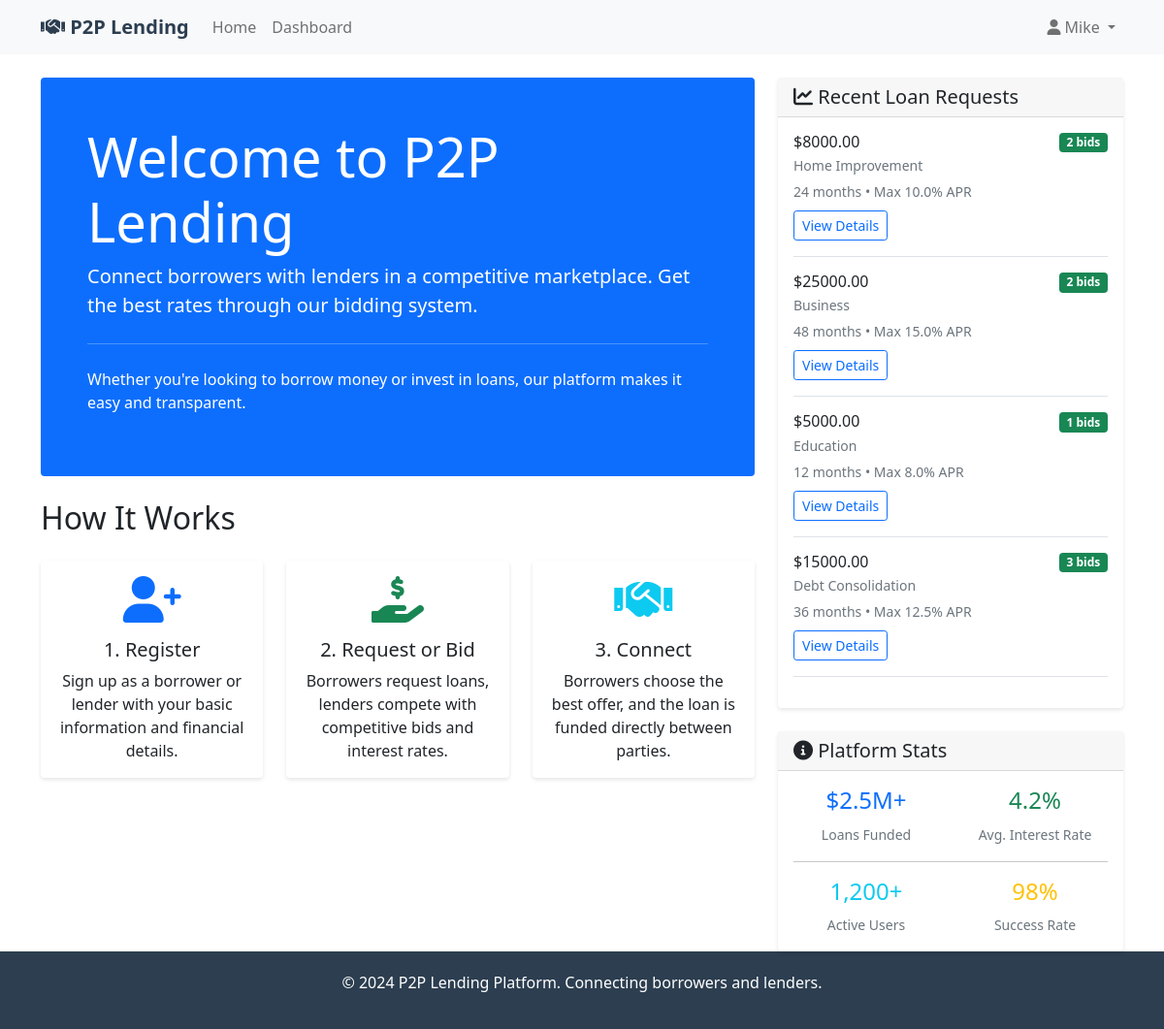
The app's page / (signed in) with its own data.
### app.py (models this page shows)
class User(UserMixin, db.Model):
    id = db.Column(db.Integer, primary_key=True)
    email = db.Column(db.String(120), unique=True, nullable=False)
    password_hash = db.Column(db.String(120), nullable=False)
    first_name = db.Column(db.String(50), nullable=False)
    last_name = db.Column(db.String(50), nullable=False)
    phone = db.Column(db.String(20))
    user_type = db.Column(db.String(20), nullable=False)  # 'borrower' or 'lender'
    credit_score = db.Column(db.Integer)
    annual_income = db.Column(db.Float)
    created_at = db.Column(db.DateTime, default=datetime.utcnow)
    loan_requests = db.relationship('LoanRequest', backref='borrower', lazy=True)
    bids = db.relationship('Bid', backref='lender', lazy=True)

class LoanRequest(db.Model):
    id = db.Column(db.Integer, primary_key=True)
    borrower_id = db.Column(db.Integer, db.ForeignKey('user.id'), nullable=False)
    amount = db.Column(db.Float, nullable=False)
    purpose = db.Column(db.String(200), nullable=False)
    term_months = db.Column(db.Integer, nullable=False)
    max_interest_rate = db.Column(db.Float, nullable=False)
    description = db.Column(db.Text)
    status = db.Column(db.String(20), default='open')  # 'open', 'funded', 'closed'
    created_at = db.Column(db.DateTime, default=datetime.utcnow)
    expires_at = db.Column(db.DateTime)
    bids = db.relationship('Bid', backref='loan_request', lazy=True, cascade='all, delete-orphan')

### app.py (the view)
@app.route('/')
def index():
    recent_loans = LoanRequest.query.filter_by(status='open').order_by(LoanRequest.created_at.desc()).limit(5).all()
    return render_template('index.html', recent_loans=recent_loans)

### app.py (called while the page is built)
@login_manager.user_loader
def load_user(user_id):
    return User.query.get(int(user_id))

### templates/index.html (shortened to what this page needs)
{% extends "base.html" %}
{% block content %}
<div class="row">
    <div class="col-lg-8">
        <div class="jumbotron bg-primary text-white p-5 rounded mb-4">
            <h1 class="display-4">Welcome to P2P Lending</h1>
            <p class="lead">Connect borrowers with lenders in a competitive marketplace. Get the best rates through our bidding system.</p>
            <hr class="my-4">
            <p>Whether you're looking to borrow money or invest in loans, our platform makes it easy and transparent.</p>
        </div>
        <h2 class="mb-4">How It Works</h2>
        <div class="row">
            <div class="col-md-4 mb-4">
                <div class="card h-100">
                    <div class="card-body text-center">
                        <i class="fas fa-user-plus fa-3x text-primary mb-3"></i>
                        <h5 class="card-title">1. Register</h5>
                        <p class="card-text">Sign up as a borrower or lender with your basic information and financial details.</p>
                    </div>
                </div>
            </div>
            <div class="col-md-4 mb-4">
                <div class="card h-100">
                    <div class="card-body text-center">
                        <i class="fas fa-hand-holding-usd fa-3x text-success mb-3"></i>
                        <h5 class="card-title">2. Request or Bid</h5>
                        <p class="card-text">Borrowers request loans, lenders compete with competitive bids and interest rates.</p>
                    </div>
                </div>
            </div>
            <div class="col-md-4 mb-4">
                <div class="card h-100">
                    <div class="card-body text-center">
                        <i class="fas fa-handshake fa-3x text-info mb-3"></i>
                        <h5 class="card-title">3. Connect</h5>
                        <p class="card-text">Borrowers choose the best offer, and the loan is funded directly between parties.</p>
                    </div>
                </div>
            </div>
        </div>
    </div>
    <div class="col-lg-4">
        <div class="card">
            <div class="card-header">
                <h5 class="mb-0"><i class="fas fa-chart-line"></i> Recent Loan Requests</h5>
            </div>
            <div class="card-body">
                {% if recent_loans %}
                    {% for loan in recent_loans %}
                    <div class="border-bottom pb-3 mb-3">
                        <div class="d-flex justify-content-between align-items-start">
                            <div>
                                <h6 class="mb-1">${{ "%.2f"|format(loan.amount) }}</h6>
                                <p class="mb-1 text-muted small">{{ loan.purpose }}</p>
                                <small class="text-muted">
                                    {{ loan.term_months }} months • Max {{ loan.max_interest_rate }}% APR
                                </small>
                            </div>
                            <span class="badge bg-success">{{ loan.bids|length }} bids</span>
                        </div>
                        <div class="mt-2">
                            <a href="{{ url_for('loan_details', loan_id=loan.id) }}" class="btn btn-sm btn-outline-primary">
                                View Details
                            </a>
                        </div>
                    </div>
                    {% endfor %}
                {% else %}
                    <p class="text-muted">No recent loan requests.</p>
                {% endif %}
            </div>
        </div>
        <div class="card mt-4">
            <div class="card-header">
                <h5 class="mb-0"><i class="fas fa-info-circle"></i> Platform Stats</h5>
            </div>
            <div class="card-body">
                <div class="row text-center">
                    <div class="col-6">
                        <h4 class="text-primary">$2.5M+</h4>
                        <small class="text-muted">Loans Funded</small>
                    </div>
                    <div class="col-6">
                        <h4 class="text-success">4.2%</h4>
                        <small class="text-muted">Avg. Interest Rate</small>
                    </div>
                </div>
                <hr>
                <div class="row text-center">
                    <div class="col-6">
                        <h4 class="text-info">1,200+</h4>
                        <small class="text-muted">Active Users</small>
                    </div>
                    <div class="col-6">
                        <h4 class="text-warning">98%</h4>
                        <small class="text-muted">Success Rate</small>
                    </div>
                </div>
            </div>
        </div>
    </div>
</div>
{% endblock %}

### templates/base.html (shortened to what this page needs)
<!DOCTYPE html>
<html lang="en">
<head>
    <link href="https://cdn.jsdelivr.net/npm/bootstrap@5.1.3/dist/css/bootstrap.min.css" rel="stylesheet">
    <link href="https://cdnjs.cloudflare.com/ajax/libs/font-awesome/6.0.0/css/all.min.css" rel="stylesheet">
</head>
<body>
    <nav class="navbar navbar-expand-lg navbar-light bg-light">
        <div class="container">
            <a class="navbar-brand" href="{{ url_for('index') }}">
                <i class="fas fa-handshake"></i> P2P Lending
            </a>
            <div class="collapse navbar-collapse" id="navbarNav">
                <ul class="navbar-nav me-auto">
                    <li class="nav-item">
                        <a class="nav-link" href="{{ url_for('index') }}">Home</a>
                    </li>
                    {% if current_user.is_authenticated %}
                    <li class="nav-item">
                        <a class="nav-link" href="{{ url_for('dashboard') }}">Dashboard</a>
                    </li>
                    {% endif %}
                </ul>
                <ul class="navbar-nav">
                    {% if current_user.is_authenticated %}
                    <li class="nav-item dropdown">
                        <a class="nav-link dropdown-toggle" href="#" id="navbarDropdown" role="button" data-bs-toggle="dropdown">
                            <i class="fas fa-user"></i> {{ current_user.first_name }}
                        </a>
                    </li>
                    {% endif %}
                </ul>
            </div>
        </div>
    </nav>
    <main class="container mt-4">
        {% block content %}{% endblock %}
    </main>
    <footer class="footer mt-auto">
        <div class="container text-center">
            <p>&copy; 2024 P2P Lending Platform. Connecting borrowers and lenders.</p>
        </div>
    </footer>
</body>
</html>

### templates/base.html (style rules this page uses)
.navbar-brand { font-weight: bold; color: #2c3e50 !important; }
.card { box-shadow: 0 2px 4px rgba(0,0,0,0.1); border: none; }
.footer { background-color: #2c3e50; color: white; padding: 20px 0; margin-top: 50px; }

### records on screen
User: first_name "Mike"
LoanRequest: amount "8000.00", purpose "Home Improvement", term_months "24", max_interest_rate "10.0", bids|length "2"
LoanRequest: amount "25000.00", purpose "Business", term_months "48", max_interest_rate "15.0", bids|length "2"
LoanRequest: amount "5000.00", purpose "Education", term_months "12", max_interest_rate "8.0", bids|length "1"
LoanRequest: amount "15000.00", purpose "Debt Consolidation", term_months "36", max_interest_rate "12.5", bids|length "3"
